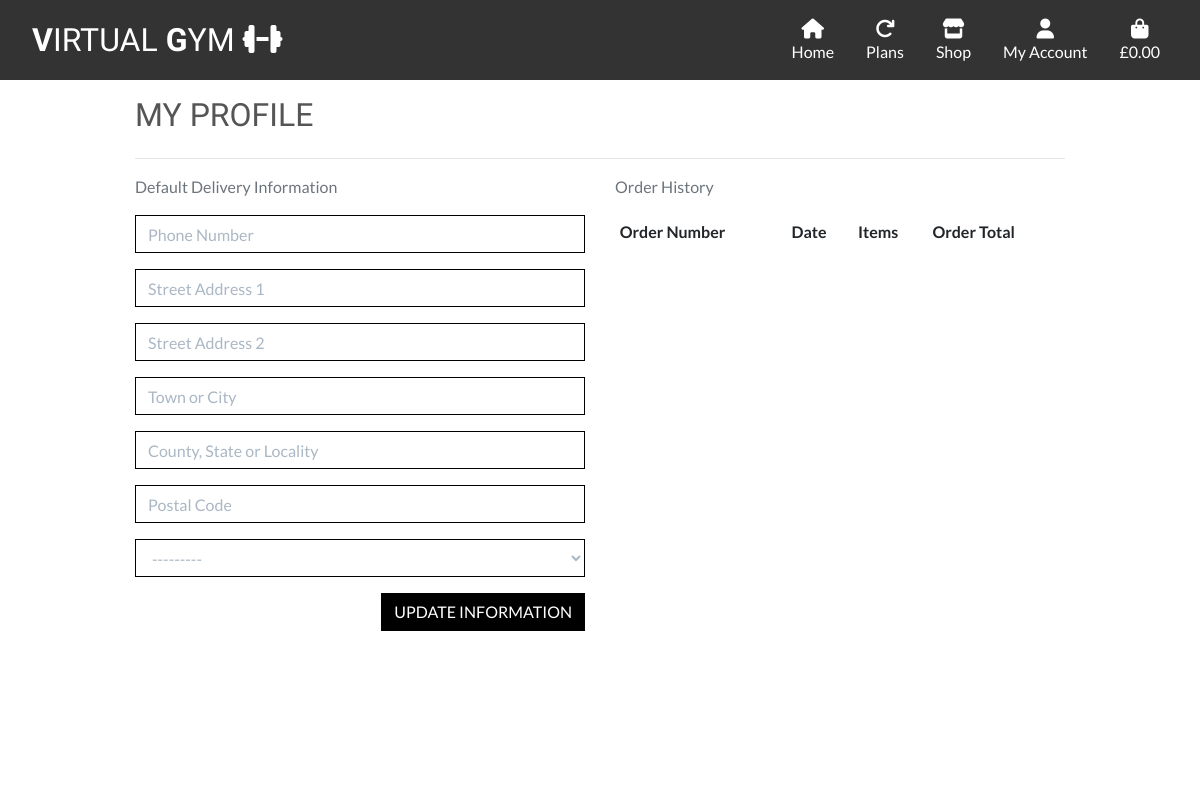
The app's page /profile/ (signed in), older data.
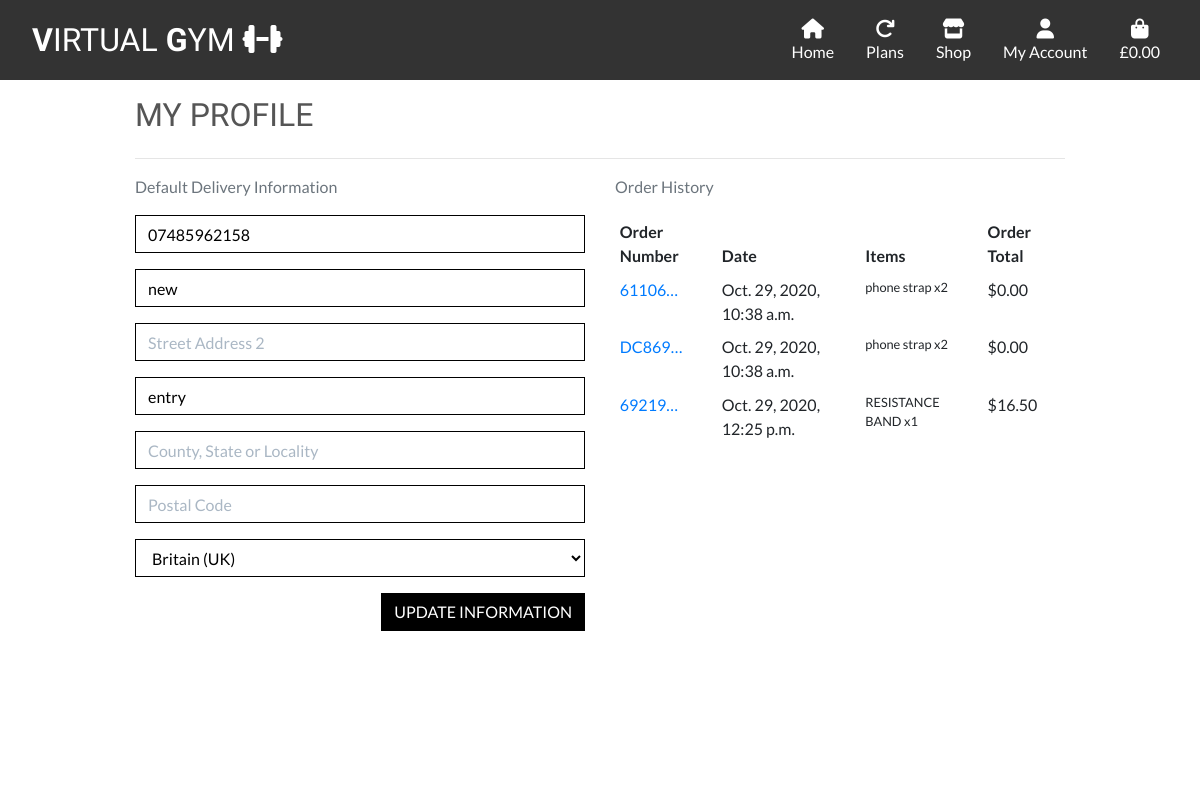
The same page, newer data.
### profiles/models.py (models this page shows, shortened)
class UserProfile(models.Model):
    user = models.OneToOneField(User, on_delete=models.CASCADE)
    default_phone_number = models.CharField(max_length=20, null=True, blank=True)
    default_street_address1 = models.CharField(max_length=80, null=True, blank=True)
    default_street_address2 = models.CharField(max_length=80, null=True, blank=True)
    default_town_or_city = models.CharField(max_length=40, null=True, blank=True)
    default_county = models.CharField(max_length=80, null=True, blank=True)
    default_postcode = models.CharField(max_length=20, null=True, blank=True)
    default_country = CountryField(blank_label='Country', null=True, blank=True)

### checkout/models.py (models this page shows, shortened)
class Order(models.Model):
    order_number = models.CharField(max_length=32, null=False, editable=False)
    user_profile = models.ForeignKey(UserProfile, on_delete=models.SET_NULL,
                                     null=True, blank=True,
                                     related_name='orders')
    full_name = models.CharField(max_length=50, null=False, blank=False)
    email = models.EmailField(max_length=254, null=False, blank=False)
    phone_number = models.CharField(max_length=20, null=False, blank=False)
    country = CountryField(blank_label='Country *', null=False, blank=False)
    postcode = models.CharField(max_length=20, null=True, blank=True)
    town_or_city = models.CharField(max_length=40, null=False, blank=False)
    street_address1 = models.CharField(max_length=80, null=False, blank=False)
    street_address2 = models.CharField(max_length=80, null=True, blank=True)
    county = models.CharField(max_length=80, null=True, blank=True)
    date = models.DateTimeField(auto_now_add=True)
    delivery_cost = models.DecimalField(max_digits=6, decimal_places=2,
                                        null=False, default=0)
    order_total = models.DecimalField(max_digits=10, decimal_places=2, null=False, default=0)
    grand_total = models.DecimalField(max_digits=10, decimal_places=2, null=False, default=0)
    original_bag = models.TextField(null=False, blank=False, default='')
    stripe_pid = models.CharField(max_length=254, null=False, blank=False, default='')

class OrderLineItem(models.Model):
    order = models.ForeignKey(Order, null=False, blank=False, on_delete=models.CASCADE, related_name='lineitems')
    product = models.ForeignKey(Product, null=False, blank=False, on_delete=models.CASCADE)
    product_size = models.CharField(max_length=2, null=True, blank=True) # XS, S, M, L, XL
    quantity = models.IntegerField(null=False, blank=False, default=0)
    lineitem_total = models.DecimalField(max_digits=6, decimal_places=2, null=False, blank=False, editable=False)

### products/models.py (models this page shows, shortened)
class Product(models.Model):
    category = models.ForeignKey('Category', null=True, blank=True,
                                 on_delete=models.SET_NULL)
    sku = models.CharField(max_length=254, null=True, blank=True)
    name = models.CharField(max_length=254)
    description = models.TextField()
    has_sizes = models.BooleanField(default=False, null=True, blank=True)
    price = models.DecimalField(max_digits=6, decimal_places=2)
    image_url = models.URLField(max_length=1024, null=True, blank=True)
    image = models.ImageField(null=True, blank=True)

### profiles/views.py (the view)
# urls.py: path('', views.profile, name='profile'),
@login_required
def profile(request):
    profile = get_object_or_404(UserProfile, user=request.user)
    if request.method == 'POST':
        form = UserProfileForm(request.POST, instance=profile)
        if form.is_valid():
            form.save()
            messages.success(request, 'Profile updated successfully')
        else:
            messages.error(request, 'Update failed. Please ensure the form is valid.')
    else:
        form = UserProfileForm(instance=profile)
    orders = profile.orders.all()
    template = 'profiles/profile.html'
    context = {
        'form': form,
        'orders': orders,
        'on_profile_page': True
    }
    return render(request, template, context)

### profiles/forms.py
class UserProfileForm(forms.ModelForm):
    class Meta:
        model = UserProfile
        exclude = ('user',)
    def __init__(self, *args, **kwargs):
        super().__init__(*args, **kwargs)
        placeholders = {
            'default_phone_number': 'Phone Number',
            'default_postcode': 'Postal Code',
            'default_town_or_city': 'Town or City',
            'default_street_address1': 'Street Address 1',
            'default_street_address2': 'Street Address 2',
            'default_county': 'County, State or Locality',
        }
        self.fields['default_phone_number'].widget.attrs['autofocus'] = True
        for field in self.fields:
            if field != 'default_country':
                if self.fields[field].required:
                    placeholder = f'{placeholders[field]} *'
                else:
                    placeholder = placeholders[field]
                self.fields[field].widget.attrs['placeholder'] = placeholder
            self.fields[field].widget.attrs['class'] = 'border-black rounded-0 profile-form-input'
            self.fields[field].label = False

### bag/contexts.py (called while the page is built, shortened)
def bag_contents(request):
    bag_items = []
    total = 0
    product_count = 0
    bag = request.session.get('bag', {})
    if total < settings.FREE_DELIVERY_THRESHOLD:
        delivery = total * Decimal(settings.STANDARD_DELIVERY_PERCENTAGE / 100)
        free_delivery_delta = settings.FREE_DELIVERY_THRESHOLD - total
    else:
        delivery = 0
        free_delivery_delta = 0
    grand_total = delivery + total
    context = {
        'bag_items': bag_items,
        'total': total,
        'product_count': product_count,
        'delivery': delivery,
        'free_delivery_delta': free_delivery_delta,
        'free_delivery_threshold': settings.FREE_DELIVERY_THRESHOLD,
        'grand_total': grand_total,
    }
    return context

### profiles/templates/profiles/profile.html (shortened to what this page needs)
{% extends "base.html" %}
{% load static %}
{% block extracss %}
    <link rel="stylesheet" href="{% static 'profiles/css/profile.css' %}">
{% endblock %}
{% block page-header %}
    <div class="container header-container">
    </div>
{% endblock %}
{% block content %}
    <div class="overlay"></div>
    <div class="container">
        <div class="row">
            <div class="col mt-3">
                <h2 class="logo-font mb-4">My Profile</h2>
                <hr>
            </div>
        </div>
        <div class="row">
            <div class="col-12 col-lg-6">
                <p class="text-muted">Default Delivery Information</p>
                <form class="mt-3" action="{% url 'profile' %}" method="POST" id="profile-update-form">
                    {{ form|crispy }}
                    <button class="btn btn-black rounded-0 text-uppercase float-right">Update Information</button>
                </form>
            </div>
            <div class="col-12 col-lg-6">
                <p class="text-muted">Order History</p>
                <div class="order-history table-responsive">
                    <table class="table table-sm table-borderless">
                        <thead>
                            <tr>
                                <th>Order Number</th>
                                <th>Date</th>
                                <th>Items</th>
                                <th>Order Total</th>
                            </tr>
                        </thead>
                        <tbody>
                            {% for order in orders %}
                                <tr>
                                    <td>
                                        <a href="{% url 'order_history' order.order_number %}"
                                        title="{{ order.order_number }}">
                                            {{ order.order_number|truncatechars:6 }}
                                        </a>
                                    </td>
                                    <td>{{ order.date }}</td>
                                    <td>
                                        <ul class="list-unstyled">
                                            {% for item in order.lineitems.all %}
                                                <li class="small">
                                                    {{ item.product.name }} x{{ item.quantity }}
                                                </li>
                                            {% endfor %}
                                        </ul>
                                    </td>
                                    <td>${{ order.grand_total }}</td>
                                </tr>
                            {% endfor %}
                        </tbody>
                    </table>
                </div>
            </div>
        </div>
{% endblock %}

### templates/base.html (shortened to what this page needs)
{% load static %}
<!DOCTYPE html>
<html lang="en">
<head>
    {% block corecss %}
        <link rel="stylesheet" href="https://cdn.jsdelivr.net/npm/bootstrap@4.5.3/dist/css/bootstrap.min.css">
        <link rel="stylesheet" href="{% static 'css/base.css' %}">
    {% endblock %}
    {% block extracss %}
    {% endblock %}
</head>
<body>
    <header class="container-fluid fixed-top">
        <nav class="navbar navbar-expand-lg navbar-light bg-nav">
            <a href="{% url 'home' %}" class="nav-link main-logo-link">
                    <h2 class="logo-font text-white my-0"><strong>V</strong>irtual <strong>G</strong>ym
                    <i class="fas fa-dumbbell"></i></h2>
                </a>
            <div class="collapse navbar-collapse" id="navbarNavDropdown">
                <ul class="navbar-nav text-center">
                    <li class="nav-item active">
                        <a class="nav-link text-white" href="{% url 'home' %}">
                            <div class="text-center">
                                <div><i class="fas fa-home fa-lg"></i></div>
                                <p class="my-0">Home</p>
                            </div>
                         <span class="sr-only">(current)</span></a>
                    </li>
                    <li class="nav-item">
                        <a class="nav-link text-white" href="#">
                            <div class="text-center">
                                <div><i class="fas fa-redo fa-lg"></i></div>
                                <p class="my-0">Plans</p>
                            </div>
                        </a>
                    </li>
                    <li class="nav-item dropdown">
                        <a class="nav-link text-white" href="{% url 'products' %}" id="shop-options" data-toggle="dropdown" aria-haspopup="true" aria-expanded="false">
                            <div class="text-center">
                                <div><i class="fas fa-store fa-lg"></i></div>
                                <p class="my-0">Shop</p>
                            </div>
                        </a>
                    </li>
                    <li class="nav-item dropdown">
                         <a class="text-white nav-link" href="#" id="user-options" data-toggle="dropdown" aria-haspopup="true" aria-expanded="false">
                            <div class="text-center">
                                <div><i class="fas fa-user fa-lg"></i></div>
                                <p class="my-0">My Account</p>
                            </div>
                        </a>
                    </li>
                    <li class="nav-item">
                        <a class="{% if grand_total %}text-info font-weight-bold{% else %}text-white{% endif %} nav-link" href="{% url 'view_bag' %}">
                            <div class="text-center">
                                <div><i class="fas fa-shopping-bag fa-lg"></i></div>
                                <p class="my-0">
                                    {% if grand_total %}
                                        £{{ grand_total|floatformat:2 }}
                                    {% else %}
                                        £0.00
                                    {% endif %}
                                </p>
                            </div>
                        </a>
                    </li>
                </ul>
            </div>
        </nav>
    </header>
    {% block page-header %}
    {% endblock %}
    {% block content %}
    {% endblock %}
</body>
</html>

### static/css/base.css (style rules this page uses)
html { height: 100%; }
body { background: url('/media/background.jpg') no-repeat center center fixed; background-size: cover; height: calc(100vh - 80px); color: #555; font-family: 'Lato' }
.container-fluid { padding-left: 0; padding-right: 0; }
.navbar-nav { margin-left: auto; margin-right: 0; }
.nav-item { padding-right: 1rem; }
.logo-font { text-transform: uppercase; font-family: 'Krona One', sans-serif; }
.main-logo-link { width: fit-content; }
.btn-black { background: black; color: white; }
.text-white { color: #ffffff !important; }
.border-black { border: 1px solid black !important; }
.bg-nav, .black-color { background-color: black; opacity: 0.8; }
.overlay { height: 100%; width: 100%; top: 0; left: 0; position: fixed; background: white; z-index: -1; }
@media (min-width: 1200px) { .container { max-width:80%; } }
@media (min-width: 992px) { .header-container { padding-top: 80px; } }

### profiles/static/profiles/css/profile.css (style rules this page uses)
.order-history { max-height: 416px; overflow-y: auto; }
#profile-update-form .form-control { color: #000; }
#profile-update-form input::placeholder { color: #aab7c4; }
#id_default_country, #id_default_country option:not(:first-child) { color: #000; }

Row changes from the older to the newer data that the page shows:
changed UserProfile: default_phone_number (not shown) → "07485962158"; default_street_address1 (not shown) → "new"; default_town_or_city (not shown) → "entry"; default_country "---------" → "Britain (UK)"
added Order: order_number "61106…", date "Oct. 29, 2020, 10:38 a.m.", grand_total "0.00"
added OrderLineItem: product.name "phone strap", quantity "2", shown under "61106…"
added Order: order_number "DC869…", date "Oct. 29, 2020, 10:38 a.m.", grand_total "0.00"
added OrderLineItem: product.name "phone strap", quantity "2", shown under "DC869…"
added Order: order_number "69219…", date "Oct. 29, 2020, 12:25 p.m.", grand_total "16.50"
added OrderLineItem: product.name "RESISTANCE BAND", quantity "1", shown under "69219…"
